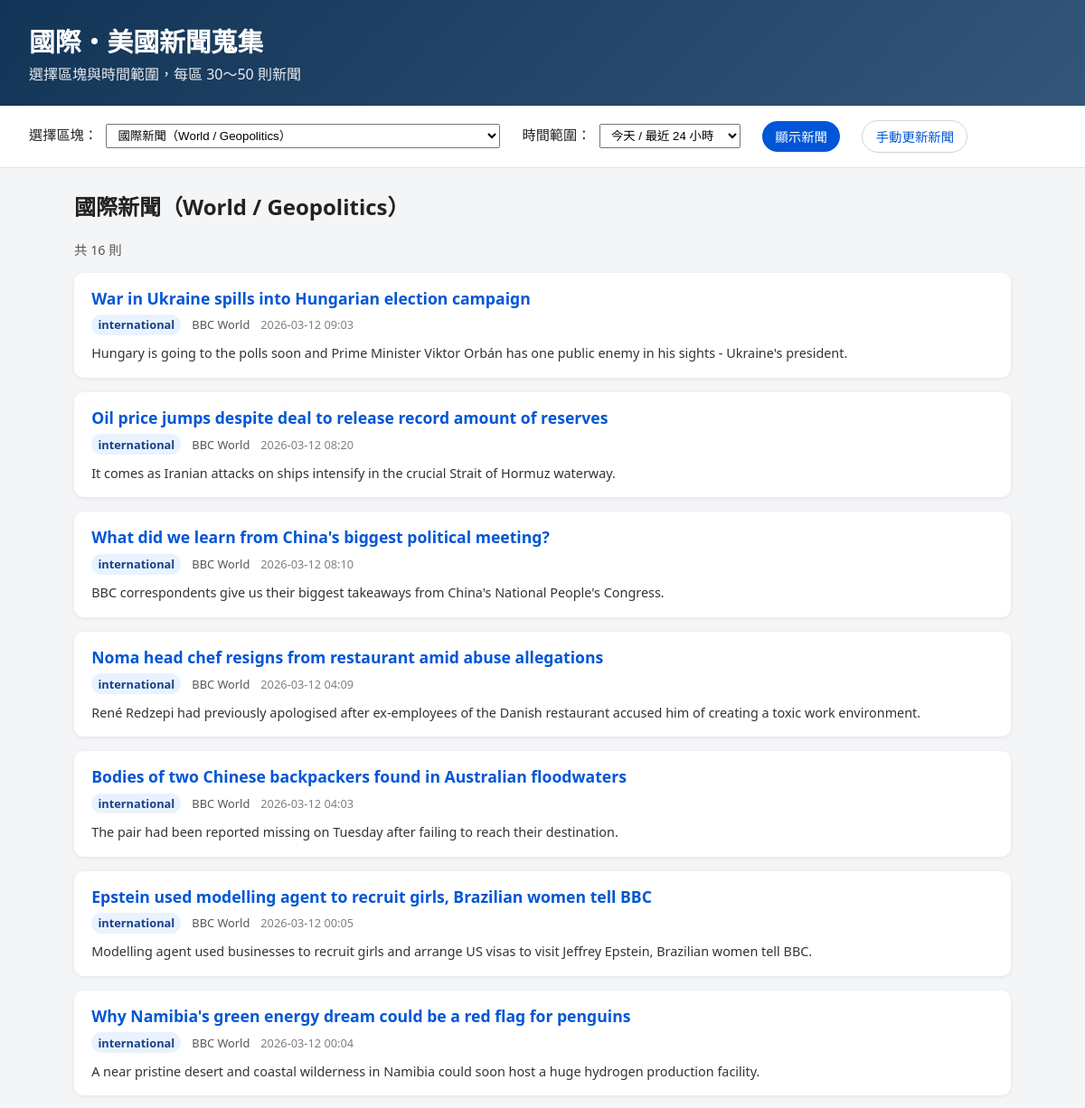
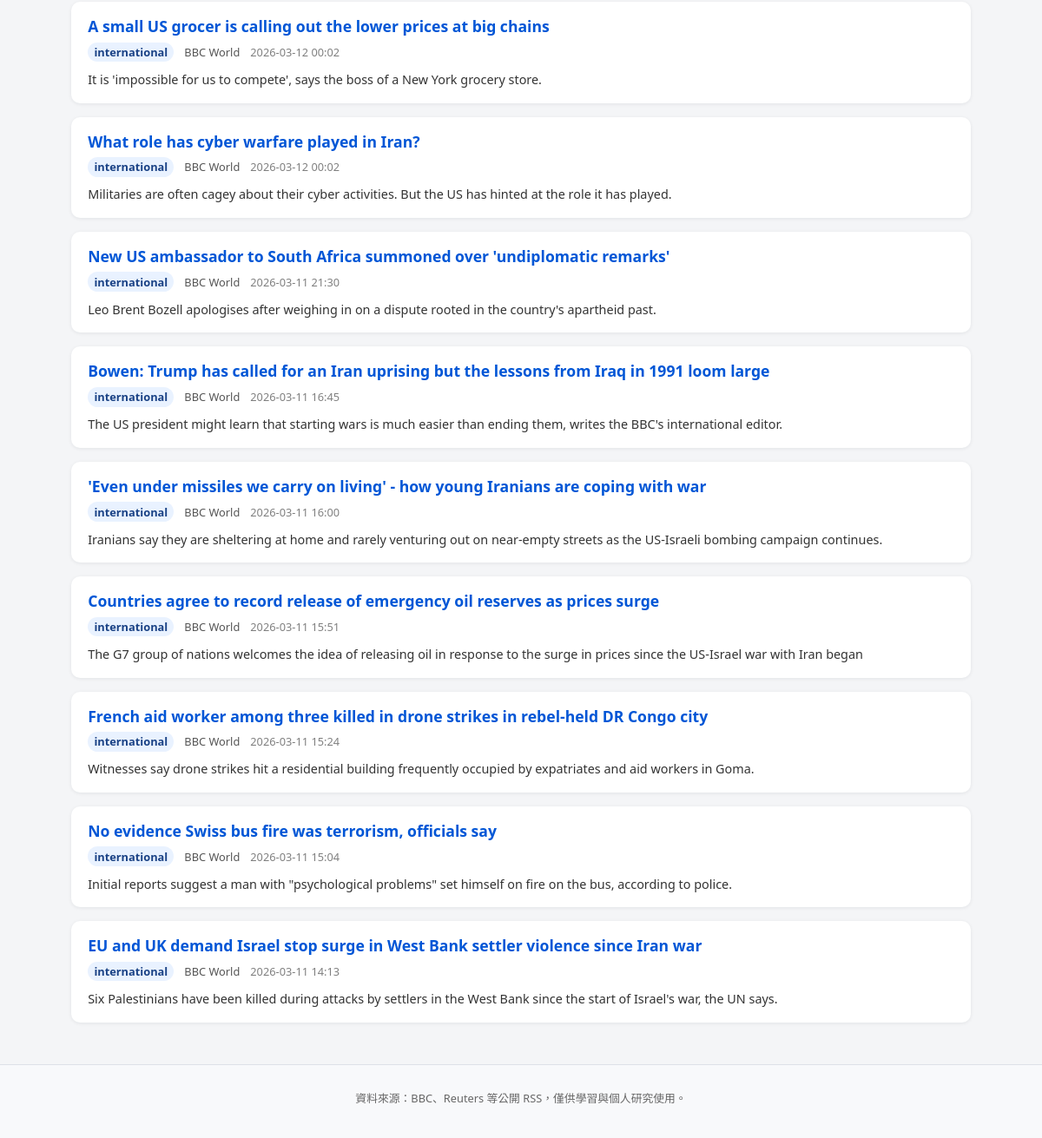
The page / on the database its author committed (2 pictures, top to bottom).
### tables this page shows
CREATE TABLE articles (
                id INTEGER PRIMARY KEY AUTOINCREMENT,
                title TEXT NOT NULL,
                source TEXT NOT NULL,
                category TEXT NOT NULL,
                url TEXT NOT NULL UNIQUE,
                published_at TEXT,
                summary TEXT,
                created_at TEXT NOT NULL
            );

### app.py (the view)
@app.route("/")
def index():
    period = request.args.get("period", "day")
    block = request.args.get("block", "international")
    limit = 50
    articles = []
    block_label = next((label for v, label in BLOCK_OPTIONS if v == block), block)
    if block == "international":
        articles = get_articles(
            period=period, category="international", limit=limit
        )
    elif block == "tech":
        articles = get_articles(period=period, category="tech", limit=limit)
    elif block == "business":
        articles = get_articles(period=period, category="business", limit=limit)
    elif block == "bigtech":
        articles = get_big_tech_articles(period=period, limit=limit)
    elif block == "zh":
        articles = get_articles(period=period, category="zh", limit=limit)
    else:
        articles = get_articles(
            period=period, category="international", limit=limit
        )
    return render_template(
        "index.html",
        period=period,
        block=block,
        block_label=block_label,
        block_options=BLOCK_OPTIONS,
        articles=articles,
    )

### app.py (called while the page is built)
def get_connection():
    conn = sqlite3.connect(DB_PATH)
    conn.row_factory = sqlite3.Row  # 讓模板可以用 a.title 這種點記法
    return conn

### templates/index.html (shortened to what this page needs)
<!DOCTYPE html>
<html lang="zh-Hant">
  <head>
    <link
      rel="stylesheet"
      href="{{ url_for('static', filename='style.css') }}"
    />
  </head>
  <body>
    <header>
      <h1>國際・美國新聞蒐集</h1>
      <p>選擇區塊與時間範圍，每區 30～50 則新聞</p>
    </header>
    <section class="controls">
      <form method="get" action="{{ url_for('index') }}" class="filter-form">
        <label>
          選擇區塊：
          <select name="block">
            {% for value, label in block_options %}
            <option value="{{ value }}" {% if block == value %}selected{% endif %}>
              {{ label }}
            </option>
            {% endfor %}
          </select>
        </label>
        <label>
          時間範圍：
          <select name="period">
            <option value="day" {% if period == 'day' %}selected{% endif %}>
              今天 / 最近 24 小時
            </option>
          </select>
        </label>
        <button type="submit">顯示新聞</button>
        <a class="button secondary" href="{{ url_for('refresh') }}"
          >手動更新新聞</a
        >
      </form>
    </section>
    <main>
      <section class="block-content">
        <h2>{{ block_label }}</h2>
        {% if articles %}
        <p class="block-meta">共 {{ articles|length }} 則</p>
        <ul class="article-list">
          {% for a in articles %}
          <li class="article-item">
            <h3 class="article-title">
              <a href="{{ a.url }}" target="_blank" rel="noopener noreferrer">
                {{ a.title }}
              </a>
            </h3>
            <div class="meta">
              <span class="badge">{{ a.category }}</span>
              <span class="source">{{ a.source }}</span>
              {% if a.published_at %}
              <span class="time">
                {{ a.published_at }}
              </span>
              {% endif %}
            </div>
            {% if a.summary %}
            <p class="summary">
              {{ a.summary|striptags|truncate(200, True, '...') }}
            </p>
            {% endif %}
          </li>
          {% endfor %}
        </ul>
        {% else %}
        <p class="empty">
          目前沒有符合條件的新聞，可試試切換時間範圍或「手動更新新聞」。
        </p>
        {% endif %}
      </section>
    </main>
    <footer>
      <p>資料來源：BBC、Reuters 等公開 RSS，僅供學習與個人研究使用。</p>
    </footer>
  </body>
  </html>

### static/style.css (style rules this page uses)
*, *::before, *::after { box-sizing: border-box; }
body { margin: 0; font-family: system-ui, -apple-system, BlinkMacSystemFont, "Segoe UI", "Noto Sans TC", sans-serif; background: #f4f5f7; color: #222; }
a { color: #0056d6; text-decoration: none; }
header { padding: 1.5rem 2rem; background: linear-gradient(135deg, #123456, #345678); color: #fff; box-shadow: 0 2px 6px rgba(0, 0, 0, 0.15); }
header h1 { margin: 0 0 0.25rem 0; font-size: 1.8rem; }
header p { margin: 0; opacity: 0.9; }
.controls { padding: 1rem 2rem; background: #ffffff; border-bottom: 1px solid #dde1e7; }
.filter-form { display: flex; flex-wrap: wrap; gap: 0.75rem 1.5rem; align-items: center; }
.filter-form label { font-size: 0.95rem; }
select { margin-left: 0.35rem; padding: 0.25rem 0.5rem; }
button, .button { display: inline-block; padding: 0.4rem 0.9rem; border-radius: 999px; border: none; background: #0056d6; color: #fff; font-size: 0.9rem; cursor: pointer; text-decoration: none; transition: background 0.2s ease, box-shadow 0.2s ease; }
.button.secondary { background: #ffffff; color: #0056d6; border: 1px solid #ccd4e0; }
main { padding: 1.5rem 2rem 3rem; max-width: 1100px; margin: 0 auto; }
.block-content h2 { margin-top: 0; }
.block-meta { font-size: 0.9rem; color: #555; margin: 0 0 1rem 0; }
.article-list { list-style: none; margin: 0; padding: 0; display: flex; flex-direction: column; gap: 1rem; }
.article-item { background: #ffffff; border-radius: 10px; padding: 1rem 1.2rem; box-shadow: 0 1px 4px rgba(15, 23, 42, 0.08); }
.article-title { margin: 0 0 0.4rem; font-size: 1.1rem; }
.meta { display: flex; flex-wrap: wrap; gap: 0.35rem 0.75rem; font-size: 0.8rem; color: #555; align-items: center; }
.badge { display: inline-block; padding: 0.15rem 0.45rem; border-radius: 999px; background: #e9f2ff; color: #194185; font-weight: 600; }
.source { font-weight: 500; }
.time { opacity: 0.75; }
.summary { margin: 0.6rem 0 0; font-size: 0.9rem; line-height: 1.5; color: #333; }
footer { padding: 1rem 2rem 1.5rem; border-top: 1px solid #dde1e7; font-size: 0.8rem; color: #666; text-align: center; background: #f8f9fb; }

### rows shown on the page
articles: title "War in Ukraine spills into Hungarian election campaign", category "international", source "BBC World", published_at "2026-03-12 09:03", summary "Hungary is going to the polls soon and Prime Minister Viktor Orbán has one public enemy in his sights - Ukraine's president."
articles: title "Oil price jumps despite deal to release record amount of reserves", category "international", source "BBC World", published_at "2026-03-12 08:20", summary "It comes as Iranian attacks on ships intensify in the crucial Strait of Hormuz waterway."
articles: title "What did we learn from China's biggest political meeting?", category "international", source "BBC World", published_at "2026-03-12 08:10", summary "BBC correspondents give us their biggest takeaways from China's National People's Congress."
articles: title "Noma head chef resigns from restaurant amid abuse allegations", category "international", source "BBC World", published_at "2026-03-12 04:09", summary "René Redzepi had previously apologised after ex-employees of the Danish restaurant accused him of creating a toxic work environment."
articles: title "Bodies of two Chinese backpackers found in Australian floodwaters", category "international", source "BBC World", published_at "2026-03-12 04:03", summary "The pair had been reported missing on Tuesday after failing to reach their destination."
articles: title "Epstein used modelling agent to recruit girls, Brazilian women tell BBC", category "international", source "BBC World", published_at "2026-03-12 00:05", summary "Modelling agent used businesses to recruit girls and arrange US visas to visit Jeffrey Epstein, Brazilian women tell BBC."
articles: title "Why Namibia's green energy dream could be a red flag for penguins", category "international", source "BBC World", published_at "2026-03-12 00:04", summary "A near pristine desert and coastal wilderness in Namibia could soon host a huge hydrogen production facility."
articles: title "A small US grocer is calling out the lower prices at big chains", category "international", source "BBC World", published_at "2026-03-12 00:02", summary "It is 'impossible for us to compete', says the boss of a New York grocery store."
articles: title "What role has cyber warfare played in Iran?", category "international", source "BBC World", published_at "2026-03-12 00:02", summary "Militaries are often cagey about their cyber activities. But the US has hinted at the role it has played."
articles: title "New US ambassador to South Africa summoned over 'undiplomatic remarks'", category "international", source "BBC World", published_at "2026-03-11 21:30", summary "Leo Brent Bozell apologises after weighing in on a dispute rooted in the country's apartheid past."
articles: title "Bowen: Trump has called for an Iran uprising but the lessons from Iraq in 1991 loom large", category "international", source "BBC World", published_at "2026-03-11 16:45", summary "The US president might learn that starting wars is much easier than ending them, writes the BBC's international editor."
articles: title "'Even under missiles we carry on living' - how young Iranians are coping with war", category "international", source "BBC World", published_at "2026-03-11 16:00", summary "Iranians say they are sheltering at home and rarely venturing out on near-empty streets as the US-Israeli bombing campaign continues."
articles: title "Countries agree to record release of emergency oil reserves as prices surge", category "international", source "BBC World", published_at "2026-03-11 15:51", summary "The G7 group of nations welcomes the idea of releasing oil in response to the surge in prices since the US-Israel war with Iran began"
articles: title "French aid worker among three killed in drone strikes in rebel-held DR Congo city", category "international", source "BBC World", published_at "2026-03-11 15:24", summary "Witnesses say drone strikes hit a residential building frequently occupied by expatriates and aid workers in Goma."
articles: title "No evidence Swiss bus fire was terrorism, officials say", category "international", source "BBC World", published_at "2026-03-11 15:04", summary "Initial reports suggest a man with \"psychological problems\" set himself on fire on the bus, according to police."
articles: title "EU and UK demand Israel stop surge in West Bank settler violence since Iran war", category "international", source "BBC World", published_at "2026-03-11 14:13", summary "Six Palestinians have been killed during attacks by settlers in the West Bank since the start of Israel's war, the UN says."

### other values the page prints
{{ block_label }} "國際新聞（World / Geopolitics）"
{{ articles|length }} "16"
form field block "國際新聞（World / Geopolitics）"
